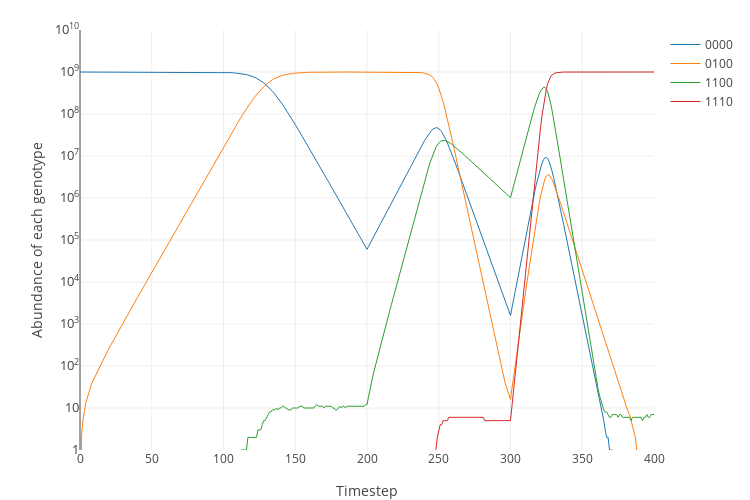

Write notebook code for a chart like this one.
### Code cell
CEC = dataset2.loc['CEC'].tolist()
FEP = dataset2.loc['FEP'].tolist()
plot_simulation(simulate([CEC, FEP, CEC], durations=[200,100,100]))

### Figure 1 — Plotly figure (JSON) as saved in the notebook; plotly's stock layout.template omitted (floating-point values rounded to 4 significant figures; data arrays with more than 128 entries replaced by an {"elided": "..."} marker saying what was removed)
{"data": [{"line": {"width": 1}, "name": "0000", "type": "scatter", "uid": "8e1fcc00-12a2-11e9-99a6-e9461a532733", "x": {"elided": "401 int values"}, "y": {"elided": "401 int values"}}, {"line": {"width": 1}, "name": "0100", "type": "scatter", "uid": "8e1ff2ee-12a2-11e9-9b36-e9461a532733", "x": {"elided": "401 int values"}, "y": {"elided": "401 int values"}}, {"line": {"width": 1}, "name": "1100", "type": "scatter", "uid": "8e1ff2ef-12a2-11e9-99b9-e9461a532733", "x": {"elided": "401 int values"}, "y": {"elided": "401 int values"}}, {"line": {"width": 1}, "name": "1110", "type": "scatter", "uid": "8e1ff2f0-12a2-11e9-981e-e9461a532733", "x": {"elided": "401 int values"}, "y": {"elided": "401 int values"}}], "layout": {"height": 500, "margin": {"b": 50, "t": 30}, "width": 750, "xaxis": {"title": "Timestep"}, "yaxis": {"exponentformat": "power", "range": [0, 10], "tickfont": {"size": 10}, "title": "Abundance of each genotype", "type": "log"}}}
